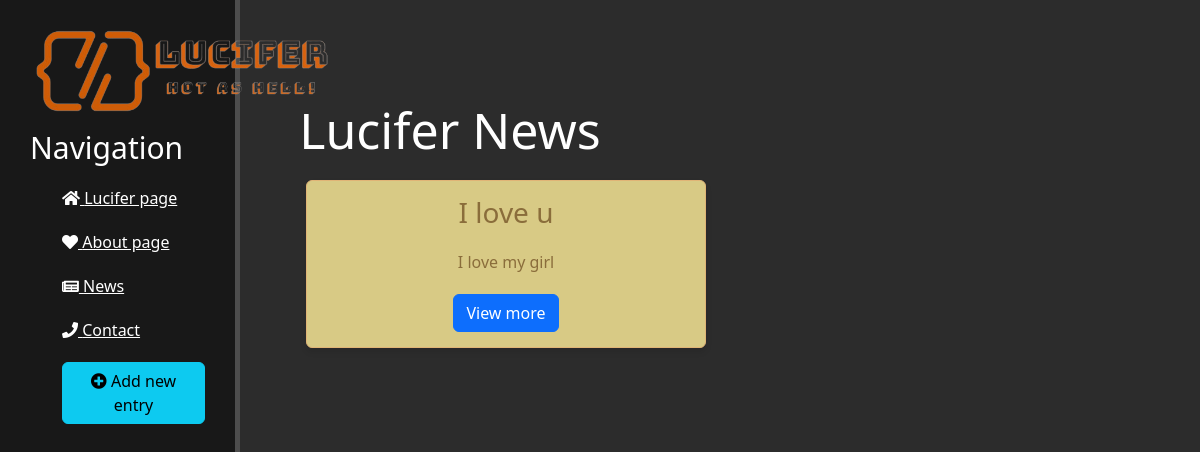
The page /news/ on the database as committed earlier.
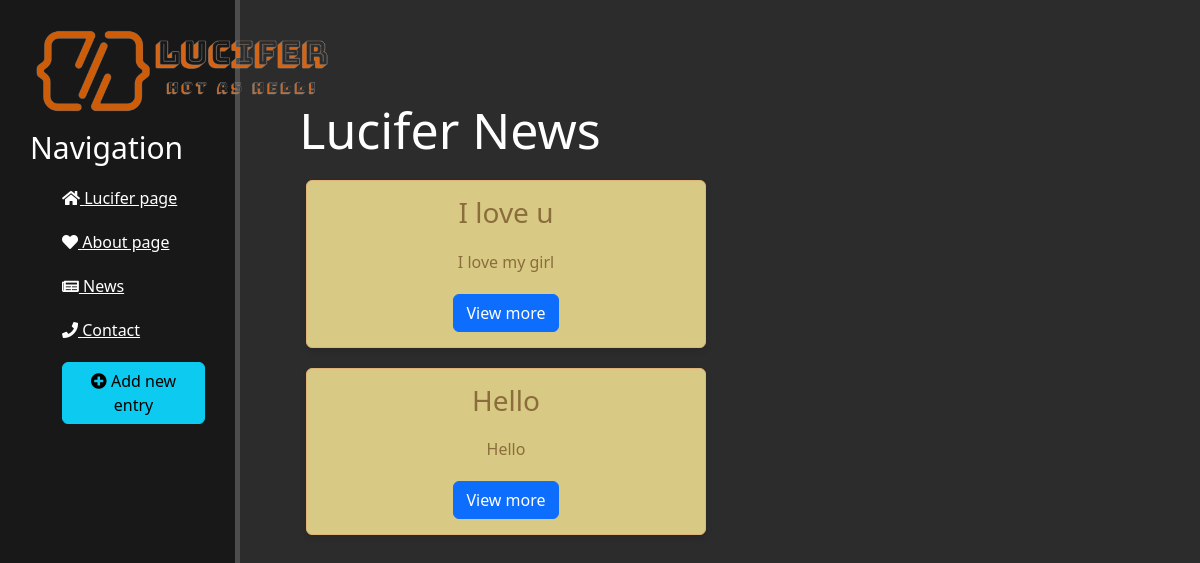
The same page on the database as committed later.
### news/models.py (models this page shows, shortened)
class Artiles(models.Model):
    title = models.CharField('Lucifer', max_length=50)
    anons = models.CharField('Anons', max_length=250)
    full_text = models.TextField('Article')
    date = models.DateTimeField('Date of publication')
    class Meta:
        verbose_name = 'New'
        verbose_name_plural = 'News'

### news/views.py (the view)
# urls.py: path('', views.news_home, name='news_home'),
def news_home(request):
    news = Artiles.objects.order_by('-date')
    return render(request, 'news/news_home.html', {'news': news})

### news/templates/news/news_home.html (shortened to what this page needs)
{% extends 'main/layout.html' %}
{% block content %}
    <div class="features">
        <h1>Lucifer News</h1>
        {% if news %}
            {% for el in news %}
                <div class="alert alert-warning">
                    <h3>{{ el.title }}</h3>
                    <p>{{ el.anons }}</p>
                    <a href="{% url 'news-detail' el.pk %}" class="btn btn-primary">View more</a>
                </div>
            {% endfor %}
         {% else %}
            <p>no news!</p>
        {% endif %}
    </div>
{% endblock %}

Rows that differ between the two databases and show on the page:
added Artiles: title "Hello", anons "Hello"
